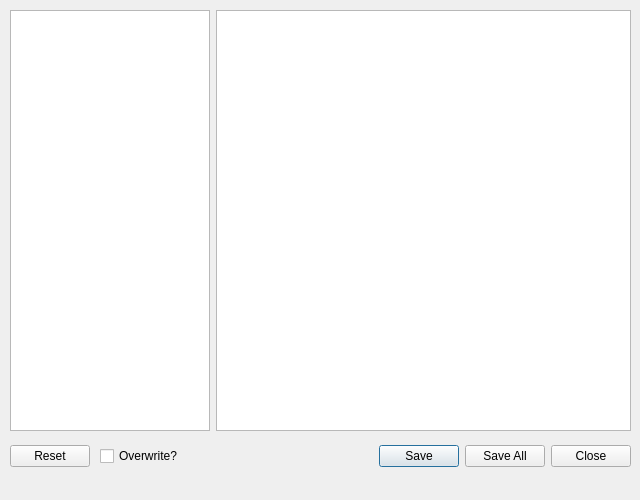
<?xml version="1.0" encoding="UTF-8"?>
<ui version="4.0">
 <class>dlgMain</class>
 <widget class="QDialog" name="dlgMain">
  <property name="windowModality">
   <enum>Qt::WindowModal</enum>
  </property>
  <property name="geometry">
   <rect>
    <x>0</x>
    <y>0</y>
    <width>640</width>
    <height>500</height>
   </rect>
  </property>
  <property name="sizePolicy">
   <sizepolicy hsizetype="Fixed" vsizetype="Fixed">
    <horstretch>0</horstretch>
    <verstretch>0</verstretch>
   </sizepolicy>
  </property>
  <property name="minimumSize">
   <size>
    <width>640</width>
    <height>500</height>
   </size>
  </property>
  <property name="maximumSize">
   <size>
    <width>640</width>
    <height>500</height>
   </size>
  </property>
  <property name="contextMenuPolicy">
   <enum>Qt::DefaultContextMenu</enum>
  </property>
  <property name="acceptDrops">
   <bool>true</bool>
  </property>
  <property name="windowTitle">
   <string>Convert Text File(s) Encodeing from ShiftJIS to UTF8</string>
  </property>
  <property name="sizeGripEnabled">
   <bool>false</bool>
  </property>
  <property name="modal">
   <bool>false</bool>
  </property>
  <widget class="QDialogButtonBox" name="buttonBox">
   <property name="geometry">
    <rect>
     <x>10</x>
     <y>440</y>
     <width>621</width>
     <height>32</height>
    </rect>
   </property>
   <property name="whatsThis">
    <string>&lt;html&gt;
&lt;head/&gt;
&lt;body&gt;
  &lt;table&gt;
    &lt;tr&gt;
      &lt;td&gt;&lt;span style=&quot; font-size:12pt; font-weight:600;&quot;&gt;Reset&lt;/span&gt;&lt;/td&gt;
      &lt;td&gt;: Clear List of files&lt;/td&gt;
    &lt;/tr&gt;
    &lt;tr&gt;
      &lt;td&gt;&lt;span style=&quot; font-size:12pt; font-weight:600;&quot;&gt;Save&lt;/span&gt;&lt;/td&gt;
      &lt;td&gt;: Save current loaded file&lt;/td&gt;
    &lt;tr&gt;
      &lt;td&gt;&lt;span style=&quot; font-size:12pt; font-weight:600;&quot;&gt;Save All&lt;/span&gt;&lt;/td&gt;
      &lt;td&gt;: Save all files in list&lt;/td&gt;
    &lt;/tr&gt;
    &lt;tr&gt;
      &lt;td&gt;&lt;span style=&quot; font-size:12pt; font-weight:600;&quot;&gt;Close&lt;/span&gt;&lt;/td&gt;
      &lt;td&gt;: Close this application&lt;/td&gt;
    &lt;/tr&gt;
  &lt;/table&gt;
&lt;/body&gt;
&lt;/html&gt;</string>
   </property>
   <property name="orientation">
    <enum>Qt::Horizontal</enum>
   </property>
   <property name="standardButtons">
    <set>QDialogButtonBox::Close|QDialogButtonBox::Reset|QDialogButtonBox::Save|QDialogButtonBox::SaveAll</set>
   </property>
  </widget>
  <widget class="QWidget" name="horizontalLayoutWidget">
   <property name="geometry">
    <rect>
     <x>10</x>
     <y>10</y>
     <width>621</width>
     <height>421</height>
    </rect>
   </property>
   <layout class="QHBoxLayout" name="horizontalLayout" stretch="0,0">
    <property name="sizeConstraint">
     <enum>QLayout::SetMaximumSize</enum>
    </property>
    <item>
     <widget class="QListWidget" name="lstItems">
      <property name="sizePolicy">
       <sizepolicy hsizetype="Fixed" vsizetype="Expanding">
        <horstretch>0</horstretch>
        <verstretch>0</verstretch>
       </sizepolicy>
      </property>
      <property name="minimumSize">
       <size>
        <width>200</width>
        <height>0</height>
       </size>
      </property>
      <property name="maximumSize">
       <size>
        <width>200</width>
        <height>16777215</height>
       </size>
      </property>
      <property name="acceptDrops">
       <bool>true</bool>
      </property>
      <property name="whatsThis">
       <string>File/Folder list</string>
      </property>
      <property name="frameShadow">
       <enum>QFrame::Sunken</enum>
      </property>
      <property name="lineWidth">
       <number>1</number>
      </property>
     </widget>
    </item>
    <item>
     <widget class="QTextEdit" name="edUTF8">
      <property name="sizePolicy">
       <sizepolicy hsizetype="Expanding" vsizetype="Expanding">
        <horstretch>0</horstretch>
        <verstretch>0</verstretch>
       </sizepolicy>
      </property>
      <property name="whatsThis">
       <string>Contents for current loaded file</string>
      </property>
      <property name="autoFillBackground">
       <bool>false</bool>
      </property>
      <property name="frameShadow">
       <enum>QFrame::Sunken</enum>
      </property>
      <property name="lineWrapMode">
       <enum>QTextEdit::NoWrap</enum>
      </property>
     </widget>
    </item>
   </layout>
  </widget>
  <widget class="QCheckBox" name="chkOverwrite">
   <property name="geometry">
    <rect>
     <x>100</x>
     <y>448</y>
     <width>91</width>
     <height>16</height>
    </rect>
   </property>
   <property name="text">
    <string>Overwrite?</string>
   </property>
  </widget>
  <widget class="QStatusBar" name="statusbar">
   <property name="geometry">
    <rect>
     <x>0</x>
     <y>480</y>
     <width>640</width>
     <height>18</height>
    </rect>
   </property>
   <property name="mouseTracking">
    <bool>true</bool>
   </property>
   <property name="sizeGripEnabled">
    <bool>false</bool>
   </property>
  </widget>
 </widget>
 <resources/>
 <connections>
  <connection>
   <sender>buttonBox</sender>
   <signal>rejected()</signal>
   <receiver>dlgMain</receiver>
   <slot>reject()</slot>
   <hints>
    <hint type="sourcelabel">
     <x>316</x>
     <y>260</y>
    </hint>
    <hint type="destinationlabel">
     <x>286</x>
     <y>274</y>
    </hint>
   </hints>
  </connection>
 </connections>
</ui>
